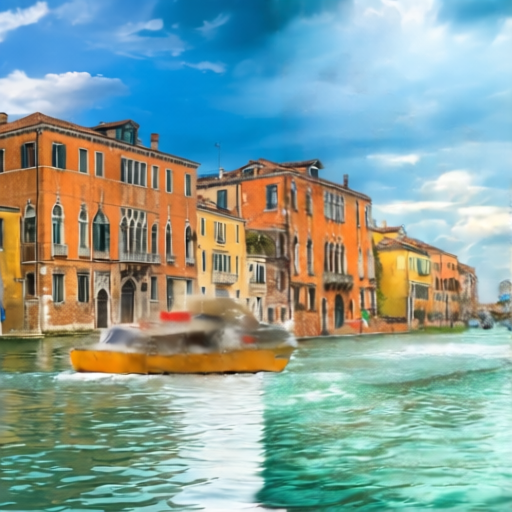

Source code (Python):
import os
import torch
from PIL import Image
from diffusers import QwenImageEditInpaintPipeline


model_path = "/root/autodl-tmp/huggingface/hub"

pipeline = QwenImageEditInpaintPipeline.from_pretrained(
    model_path,
    torch_dtype=torch.bfloat16,
    local_files_only=True,
)

print("pipeline loaded")

pipeline.to("cuda")
pipeline.set_progress_bar_config(disable=None)


# 原图
image = Image.open(
    "3d_result/wonderplay/venice/Gen-02-09_21-09-32/multiview_000/generation_condition.png"
).convert("RGB")

mask = Image.open(
    "3d_result/wonderplay/venice/Gen-02-09_21-09-32/multiview_000/generation_hole_mask.png"
).convert("L")


prompt = (
    "Complete the white masked missing area only. Treat all white pixels as empty unknown content that must be "
    "replaced, not preserved. Continue the same canal-side scene visible on the right: ordinary mid-rise Venetian "
    "waterfront buildings, orange and yellow plaster facades, rows of windows, canal water, and cloudy blue sky. "
    "Match the existing perspective, camera position, building scale, water level, lighting, and color temperature. "
    "Use the visible input image as geometry and composition reference only, and do not copy its blurry "
    "3D-reconstruction artifacts. Make the newly generated area clean and sharp, with crisp facade edges, readable "
    "window shapes, natural water ripples, and consistent reflections. Do not introduce a new landmark or focal object. "
    "Keep the unmasked right-side content unchanged."
)

inputs = {
    "image": image,
    "mask_image": mask,
    "prompt": prompt,
    "generator": torch.Generator(device="cuda").manual_seed(0),
    "height" : 512,
    "width": 512,

    "true_cfg_scale": 4.0,
    "negative_prompt": (
        "blurry, soft focus, low detail, smeared texture, painterly, 3D reconstruction artifacts, "
        "warped architecture, distorted windows, broken perspective, inconsistent reflections, "
        "blank white area, unfilled mask, white rectangle, visible seam, hard mask boundary, "
        "cathedral, basilica, church dome, landmark dome, tower, crane, large boat, "
        "color shift, over-smoothed, noise, watermark, text"
    ),

    "num_inference_steps": 40,

    # 这类大面积白色空洞需要 1.0；低于 1.0 容易把白块照抄回来。
    "strength": 1.0,

    "guidance_scale": 3.0,
    "num_images_per_prompt": 1,
}


with torch.inference_mode():
    output = pipeline(**inputs)

output_image = output.images[0]

output_image.save("Temp/outpaint.png")
